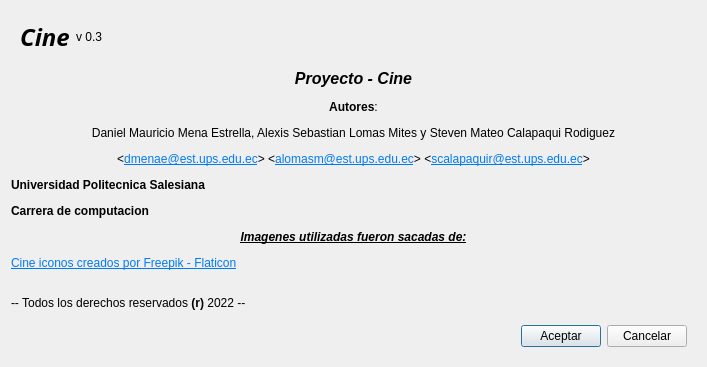
<?xml version="1.0" encoding="UTF-8"?>
<ui version="4.0">
 <class>Acerca_de</class>
 <widget class="QDialog" name="Acerca_de">
  <property name="geometry">
   <rect>
    <x>0</x>
    <y>0</y>
    <width>707</width>
    <height>362</height>
   </rect>
  </property>
  <property name="windowTitle">
   <string>Dialog</string>
  </property>
  <layout class="QGridLayout" name="gridLayout_2">
   <item row="0" column="0">
    <widget class="QWidget" name="widget" native="true">
     <layout class="QGridLayout" name="gridLayout">
      <item row="0" column="0">
       <widget class="QLabel" name="outTitulo">
        <property name="font">
         <font>
          <family>Franklin Gothic Heavy</family>
         </font>
        </property>
        <property name="text">
         <string>&lt;html&gt;&lt;head/&gt;&lt;body&gt;&lt;p align=&quot;center&quot;&gt;&lt;span style=&quot; font-size:18pt; font-weight:700; font-style:italic;&quot;&gt;Cine&lt;/span&gt;&lt;/p&gt;&lt;/body&gt;&lt;/html&gt;</string>
        </property>
       </widget>
      </item>
      <item row="0" column="1">
       <widget class="QLabel" name="outVersion">
        <property name="mouseTracking">
         <bool>true</bool>
        </property>
        <property name="text">
         <string>v 0.3</string>
        </property>
       </widget>
      </item>
      <item row="0" column="2">
       <spacer name="horizontalSpacer">
        <property name="orientation">
         <enum>Qt::Horizontal</enum>
        </property>
        <property name="sizeHint" stdset="0">
         <size>
          <width>114</width>
          <height>20</height>
         </size>
        </property>
       </spacer>
      </item>
     </layout>
    </widget>
   </item>
   <item row="1" column="0">
    <widget class="QLabel" name="Descripcion">
     <property name="text">
      <string>&lt;html&gt;&lt;head/&gt;&lt;body&gt;&lt;p align=&quot;center&quot;&gt;&lt;span style=&quot; font-size:12pt; font-weight:700; font-style:italic;&quot;&gt;Proyecto - Cine&lt;/span&gt;&lt;/p&gt;&lt;p align=&quot;center&quot;&gt;&lt;span style=&quot; font-weight:700;&quot;&gt;Autores&lt;/span&gt;:&lt;/p&gt;&lt;p align=&quot;center&quot;&gt; Daniel Mauricio Mena Estrella, Alexis Sebastian Lomas Mites y Steven Mateo Calapaqui Rodiguez&lt;/p&gt;&lt;p align=&quot;center&quot;&gt;&amp;lt;&lt;a href=&quot;mailto:dmenae@est.ups.edu.ec&quot;&gt;&lt;span style=&quot; text-decoration: underline; color:#007af4;&quot;&gt;dmenae@est.ups.edu.ec&lt;/span&gt;&lt;/a&gt;&amp;gt; &amp;lt;&lt;span style=&quot; text-decoration: underline; color:#007af4;&quot;&gt;alomasm@est.ups.edu.ec&lt;/span&gt;&amp;gt; &amp;lt;&lt;span style=&quot; text-decoration: underline; color:#007af4;&quot;&gt;scalapaquir@est.ups.edu.ec&lt;/span&gt;&amp;gt;&lt;/p&gt;&lt;p&gt;&lt;span style=&quot; font-weight:700;&quot;&gt;Universidad Politecnica Salesiana &lt;/span&gt;&lt;/p&gt;&lt;p&gt;&lt;span style=&quot; font-weight:700;&quot;&gt;Carrera de computacion&lt;/span&gt;&lt;/p&gt;&lt;p align=&quot;center&quot;&gt;&lt;span style=&quot; font-weight:700; font-style:italic; text-decoration: underline;&quot;&gt;Imagenes utilizadas fueron sacadas de:&lt;/span&gt;&lt;/p&gt;&lt;p&gt;&lt;a href=&quot;&amp;lt;a href=&quot;&gt;&lt;span style=&quot; text-decoration: underline; color:#007af4;&quot;&gt;Cine iconos creados por Freepik - Flaticon&lt;/span&gt;&lt;/a&gt;&lt;br/&gt;&lt;/p&gt;&lt;p&gt;-- Todos los derechos reservados &lt;span style=&quot; font-weight:700;&quot;&gt;(r) &lt;/span&gt;2022 --&lt;/p&gt;&lt;/body&gt;&lt;/html&gt;</string>
     </property>
    </widget>
   </item>
   <item row="2" column="0">
    <widget class="QWidget" name="widget_2" native="true">
     <layout class="QHBoxLayout" name="horizontalLayout">
      <item>
       <spacer name="horizontalSpacer_2">
        <property name="orientation">
         <enum>Qt::Horizontal</enum>
        </property>
        <property name="sizeHint" stdset="0">
         <size>
          <width>496</width>
          <height>20</height>
         </size>
        </property>
       </spacer>
      </item>
      <item>
       <widget class="QPushButton" name="btnAceptar">
        <property name="text">
         <string>Aceptar</string>
        </property>
       </widget>
      </item>
      <item>
       <widget class="QPushButton" name="btnCancelar">
        <property name="text">
         <string>Cancelar</string>
        </property>
       </widget>
      </item>
     </layout>
    </widget>
   </item>
  </layout>
 </widget>
 <resources/>
 <connections/>
</ui>
